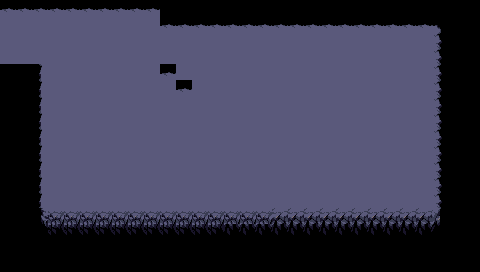

The image is a tile-based game level rendered from a .tmx file. Its description and source (layers, tilesets, objects; grid data summarised) follow:
An orthogonal 30x17 tile map with 16x16 px tiles, 1 tile layer (background), 1 hidden layer not drawn and 199 objects (130x Rock, 67x Crystal, player, Goal).

<map version="1.4" tiledversion="1.4.3" orientation="orthogonal" renderorder="right-down" width="30" height="17" tilewidth="16" tileheight="16" infinite="0" nextlayerid="12" nextobjectid="451">
 <tileset firstgid="1" name="tileset" tilewidth="16" tileheight="16" tilecount="36" columns="6">
  <image source="tileset.png" width="96" height="96" />
 </tileset>
 <layer id="1" name="background" width="30" height="17">
  <data>[510 cells, 380 non-empty, 15 distinct tile ids]</data>
 </layer>
 <layer id="10" name="rocks" width="30" height="17" visible="0">
  <data>[510 cells, 105 non-empty, 3 distinct tile ids]</data>
 </layer>
 <objectgroup id="9" name="player" visible="0">
  <object id="44" name="player" gid="33" x="48" y="112" width="16" height="16" />
 </objectgroup>
 <objectgroup id="11" name="objects">
  <object id="213" name="Rock" gid="34" x="64" y="128" width="16" height="16" />
  <object id="214" name="Rock" gid="34" x="80" y="128" width="16" height="16" />
  <object id="215" name="Rock" gid="34" x="64" y="112" width="16" height="16" />
  <object id="216" name="Rock" gid="34" x="64" y="96" width="16" height="16" />
  <object id="217" name="Rock" gid="34" x="64" y="80" width="16" height="16" />
  <object id="219" name="Rock" gid="34" x="48" y="80" width="16" height="16" />
  <object id="222" name="Rock" gid="34" x="112" y="48" width="16" height="16" />
  <object id="223" name="Rock" gid="34" x="96" y="48" width="16" height="16" />
  <object id="224" name="Rock" gid="34" x="128" y="48" width="16" height="16" />
  <object id="225" name="Rock" gid="34" x="96" y="96" width="16" height="16" />
  <object id="226" name="Rock" gid="34" x="96" y="80" width="16" height="16" />
  <object id="227" name="Rock" gid="34" x="96" y="64" width="16" height="16" />
  <object id="228" name="Rock" gid="34" x="96" y="128" width="16" height="16" />
  <object id="229" name="Rock" gid="34" x="112" y="128" width="16" height="16" />
  <object id="230" name="Rock" gid="34" x="128" y="128" width="16" height="16" />
  <object id="231" name="Rock" gid="34" x="128" y="112" width="16" height="16" />
  <object id="232" name="Rock" gid="34" x="128" y="96" width="16" height="16" />
  <object id="233" name="Rock" gid="34" x="128" y="80" width="16" height="16" />
  <object id="234" name="Rock" gid="34" x="160" y="48" width="16" height="16" />
  <object id="235" name="Rock" gid="34" x="144" y="48" width="16" height="16" />
  <object id="236" name="Rock" gid="34" x="176" y="48" width="16" height="16" />
  <object id="237" name="Rock" gid="34" x="208" y="48" width="16" height="16" />
  <object id="238" name="Rock" gid="34" x="192" y="48" width="16" height="16" />
  <object id="239" name="Rock" gid="34" x="224" y="48" width="16" height="16" />
  <object id="240" name="Rock" gid="34" x="256" y="48" width="16" height="16" />
  <object id="241" name="Rock" gid="34" x="240" y="48" width="16" height="16" />
  <object id="242" name="Rock" gid="34" x="272" y="48" width="16" height="16" />
  <object id="243" name="Rock" gid="34" x="304" y="48" width="16" height="16" />
  <object id="244" name="Rock" gid="34" x="288" y="48" width="16" height="16" />
  <object id="245" name="Rock" gid="34" x="320" y="48" width="16" height="16" />
  <object id="246" name="Rock" gid="34" x="352" y="48" width="16" height="16" />
  <object id="247" name="Rock" gid="34" x="336" y="48" width="16" height="16" />
  <object id="248" name="Rock" gid="34" x="368" y="48" width="16" height="16" />
  <object id="249" name="Rock" gid="34" x="368" y="80" width="16" height="16" />
  <object id="250" name="Rock" gid="34" x="384" y="48" width="16" height="16" />
  <object id="251" name="Rock" gid="34" x="384" y="80" width="16" height="16" />
  <object id="252" name="Rock" gid="34" x="160" y="96" width="16" height="16" />
  <object id="253" name="Rock" gid="34" x="160" y="80" width="16" height="16" />
  <object id="254" name="Rock" gid="34" x="160" y="64" width="16" height="16" />
  <object id="255" name="Rock" gid="34" x="144" y="128" width="16" height="16" />
  <object id="256" name="Rock" gid="34" x="160" y="128" width="16" height="16" />
  <object id="257" name="Rock" gid="34" x="176" y="128" width="16" height="16" />
  <object id="258" name="Rock" gid="34" x="192" y="128" width="16" height="16" />
  <object id="259" name="Rock" gid="34" x="256" y="80" width="16" height="16" />
  <object id="260" name="Crystal" gid="36" x="80" y="112" width="16" height="16">
   <properties>
    <property name="harvested" type="bool" value="false" />
   </properties>
  </object>
  <object id="261" name="Crystal" gid="36" x="144" y="64" width="16" height="16">
   <properties>
    <property name="harvested" type="bool" value="false" />
   </properties>
  </object>
  <object id="262" name="Crystal" gid="36" x="176" y="96" width="16" height="16">
   <properties>
    <property name="harvested" type="bool" value="false" />
   </properties>
  </object>
  <object id="266" name="Crystal" gid="36" x="64" y="64" width="16" height="16">
   <properties>
    <property name="harvested" type="bool" value="false" />
   </properties>
  </object>
  <object id="267" name="Rock" gid="34" x="192" y="96" width="16" height="16" />
  <object id="268" name="Rock" gid="34" x="192" y="80" width="16" height="16" />
  <object id="269" name="Rock" gid="34" x="208" y="80" width="16" height="16" />
  <object id="270" name="Rock" gid="34" x="192" y="112" width="16" height="16" />
  <object id="271" name="Rock" gid="34" x="224" y="80" width="16" height="16" />
  <object id="272" name="Rock" gid="34" x="256" y="64" width="16" height="16" />
  <object id="273" name="Goal" gid="31" x="448" y="16" width="16" height="16" />
  <object id="281" name="Rock" gid="34" x="32" y="80" width="16" height="16" />
  <object id="282" name="Rock" gid="34" x="16" y="80" width="16" height="16" />
  <object id="283" name="Rock" gid="34" x="0" y="80" width="16" height="16" />
  <object id="287" name="Rock" gid="34" x="224" y="112" width="16" height="16" />
  <object id="288" name="Rock" gid="34" x="240" y="112" width="16" height="16" />
  <object id="289" name="Rock" gid="34" x="256" y="112" width="16" height="16" />
  <object id="291" name="Rock" gid="34" x="288" y="112" width="16" height="16" />
  <object id="292" name="Rock" gid="34" x="304" y="112" width="16" height="16" />
  <object id="293" name="Rock" gid="34" x="320" y="112" width="16" height="16" />
  <object id="294" name="Rock" gid="34" x="336" y="112" width="16" height="16" />
  <object id="295" name="Rock" gid="34" x="352" y="112" width="16" height="16" />
  <object id="297" name="Rock" gid="34" x="256" y="96" width="16" height="16" />
  <object id="298" name="Rock" gid="34" x="288" y="80" width="16" height="16" />
  <object id="299" name="Rock" gid="34" x="320" y="96" width="16" height="16" />
  <object id="300" name="Rock" gid="34" x="320" y="80" width="16" height="16" />
  <object id="301" name="Rock" gid="34" x="288" y="64" width="16" height="16" />
  <object id="311" name="Rock" gid="34" x="208" y="160" width="16" height="16" />
  <object id="312" name="Rock" gid="34" x="224" y="160" width="16" height="16" />
  <object id="313" name="Rock" gid="34" x="240" y="160" width="16" height="16" />
  <object id="314" name="Rock" gid="34" x="256" y="160" width="16" height="16" />
  <object id="315" name="Rock" gid="34" x="272" y="160" width="16" height="16" />
  <object id="316" name="Rock" gid="34" x="288" y="160" width="16" height="16" />
  <object id="317" name="Rock" gid="34" x="304" y="160" width="16" height="16" />
  <object id="318" name="Rock" gid="34" x="320" y="160" width="16" height="16" />
  <object id="319" name="Rock" gid="34" x="336" y="160" width="16" height="16" />
  </objectgroup>
</map>
<!-- 118 of 199 objects omitted -->